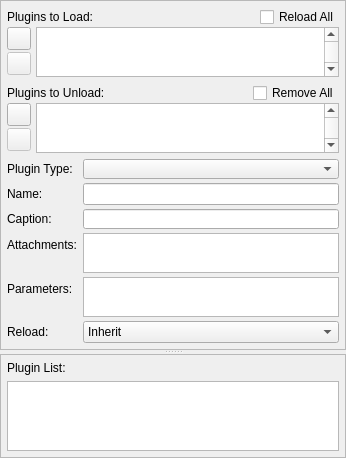
        <widget class="QSplitter" name="pluginPageSplitter">
         <property name="orientation">
          <enum>Qt::Vertical</enum>
         </property>
         <property name="childrenCollapsible">
          <bool>true</bool>
         </property>
         <widget class="QFrame" name="pluginFrame">
          <property name="sizePolicy">
           <sizepolicy hsizetype="Preferred" vsizetype="Preferred">
            <horstretch>0</horstretch>
            <verstretch>0</verstretch>
           </sizepolicy>
          </property>
          <property name="frameShape">
           <enum>QFrame::StyledPanel</enum>
          </property>
          <property name="frameShadow">
           <enum>QFrame::Plain</enum>
          </property>
          <layout class="QGridLayout" name="gridLayout">
           <property name="margin">
            <number>0</number>
           </property>
           <item row="0" column="0">
            <widget class="QWidget" name="pluginLayout" native="true">
             <layout class="QVBoxLayout" name="verticalLayout_11">
              <property name="margin">
               <number>6</number>
              </property>
              <item>
               <widget class="QWidget" name="loadPluginsWidget" native="true">
                <property name="sizePolicy">
                 <sizepolicy hsizetype="Preferred" vsizetype="Preferred">
                  <horstretch>0</horstretch>
                  <verstretch>3</verstretch>
                 </sizepolicy>
                </property>
                <layout class="QVBoxLayout" name="verticalLayout_10">
                 <property name="spacing">
                  <number>0</number>
                 </property>
                 <property name="margin">
                  <number>0</number>
                 </property>
                 <item>
                  <layout class="QHBoxLayout" name="loadPluginsLabelLayout">
                   <property name="spacing">
                    <number>0</number>
                   </property>
                   <item>
                    <widget class="QLabel" name="loadPluginsLabel">
                     <property name="text">
                      <string>Plugins to Load:</string>
                     </property>
                    </widget>
                   </item>
                   <item>
                    <spacer name="loadPluginsLabelSpacer">
                     <property name="orientation">
                      <enum>Qt::Horizontal</enum>
                     </property>
                     <property name="sizeHint" stdset="0">
                      <size>
                       <width>40</width>
                       <height>20</height>
                      </size>
                     </property>
                    </spacer>
                   </item>
                   <item>
                    <widget class="QCheckBox" name="loadPluginsReloadAllCheckBox">
                     <property name="toolTip">
                      <string>Set the plugin reload definition for all plugins to load.</string>
                     </property>
                     <property name="whatsThis">
                      <string>&lt;!DOCTYPE HTML PUBLIC &quot;-//W3C//DTD HTML 4.0//EN&quot; &quot;http://www.w3.org/TR/REC-html40/strict.dtd&quot;&gt;
&lt;html&gt;&lt;head&gt;&lt;meta name=&quot;qrichtext&quot; content=&quot;1&quot; /&gt;&lt;style type=&quot;text/css&quot;&gt;
p, li { white-space: pre-wrap; }
&lt;/style&gt;&lt;/head&gt;&lt;body style=&quot; font-family:'MS Shell Dlg 2'; font-size:8.25pt; font-weight:400; font-style:normal;&quot;&gt;
&lt;p style=&quot; margin-top:0px; margin-bottom:0px; margin-left:0px; margin-right:0px; -qt-block-indent:0; text-indent:0px;&quot;&gt;&lt;span style=&quot; font-size:8pt;&quot;&gt;Set the plugin reload definition for all plugins that will be loaded when this setup is initialized.&lt;/span&gt;&lt;/p&gt;
&lt;p style=&quot; margin-top:0px; margin-bottom:0px; margin-left:0px; margin-right:0px; -qt-block-indent:0; text-indent:0px;&quot;&gt;&lt;span style=&quot; font-size:8pt;&quot;&gt;When initializing the simulation setup, all plugins that are already instantiated in the current simulation setup will either be reloaded (removed and recreated) or simply be kept and reinitialized, depending on this flag.&lt;/span&gt;&lt;/p&gt;
&lt;p style=&quot; margin-top:0px; margin-bottom:0px; margin-left:0px; margin-right:0px; -qt-block-indent:0; text-indent:0px;&quot;&gt;&lt;span style=&quot; font-size:8pt;&quot;&gt;You can define the reload behavior for each plugin individually by changing its &amp;quot;Reload&amp;quot; field. By default, they inherit the definition for the whole plugin list.&lt;/span&gt;&lt;/p&gt;&lt;/body&gt;&lt;/html&gt;</string>
                     </property>
                     <property name="layoutDirection">
                      <enum>Qt::LeftToRight</enum>
                     </property>
                     <property name="text">
                      <string>Reload All</string>
                     </property>
                     <property name="tristate">
                      <bool>false</bool>
                     </property>
                    </widget>
                   </item>
                  </layout>
                 </item>
                 <item>
                  <layout class="QHBoxLayout" name="loadPluginsLayout">
                   <property name="spacing">
                    <number>4</number>
                   </property>
                   <item>
                    <widget class="QWidget" name="loadPluginsButtonWidget" native="true">
                     <property name="sizePolicy">
                      <sizepolicy hsizetype="Fixed" vsizetype="Preferred">
                       <horstretch>0</horstretch>
                       <verstretch>0</verstretch>
                      </sizepolicy>
                     </property>
                     <property name="minimumSize">
                      <size>
                       <width>25</width>
                       <height>50</height>
                      </size>
                     </property>
                     <layout class="QVBoxLayout" name="verticalLayout_5">
                      <property name="spacing">
                       <number>2</number>
                      </property>
                      <property name="margin">
                       <number>0</number>
                      </property>
                      <item>
                       <widget class="QToolButton" name="loadPluginsAddButton">
                        <property name="toolTip">
                         <string>Add new plugin to load list.</string>
                        </property>
                        <property name="text">
                         <string/>
                        </property>
                        <property name="icon">
                         <iconset resource="../../carbon/imageresources.qrc">
                          <normaloff>:/add</normaloff>:/add</iconset>
                        </property>
                       </widget>
                      </item>
                      <item>
                       <widget class="QToolButton" name="loadPluginsRemoveButton">
                        <property name="enabled">
                         <bool>false</bool>
                        </property>
                        <property name="toolTip">
                         <string>Remove selected plugin</string>
                        </property>
                        <property name="text">
                         <string/>
                        </property>
                        <property name="icon">
                         <iconset resource="../../carbon/imageresources.qrc">
                          <normaloff>:/subtract</normaloff>:/subtract</iconset>
                        </property>
                       </widget>
                      </item>
                      <item>
                       <spacer name="loadPluginsSpacer">
                        <property name="orientation">
                         <enum>Qt::Vertical</enum>
                        </property>
                        <property name="sizeHint" stdset="0">
                         <size>
                          <width>20</width>
                          <height>40</height>
                         </size>
                        </property>
                       </spacer>
                      </item>
                     </layout>
                    </widget>
                   </item>
                   <item>
                    <widget class="QListWidget" name="loadPluginsListWidget">
                     <property name="sizePolicy">
                      <sizepolicy hsizetype="Expanding" vsizetype="Expanding">
                       <horstretch>0</horstretch>
                       <verstretch>3</verstretch>
                      </sizepolicy>
                     </property>
                     <property name="minimumSize">
                      <size>
                       <width>0</width>
                       <height>50</height>
                      </size>
                     </property>
                     <property name="toolTip">
                      <string>Plugins to load upon initialization of the setup.</string>
                     </property>
                     <property name="whatsThis">
                      <string>&lt;!DOCTYPE HTML PUBLIC &quot;-//W3C//DTD HTML 4.0//EN&quot; &quot;http://www.w3.org/TR/REC-html40/strict.dtd&quot;&gt;
&lt;html&gt;&lt;head&gt;&lt;meta name=&quot;qrichtext&quot; content=&quot;1&quot; /&gt;&lt;style type=&quot;text/css&quot;&gt;
p, li { white-space: pre-wrap; }
&lt;/style&gt;&lt;/head&gt;&lt;body style=&quot; font-family:'MS Shell Dlg 2'; font-size:8.25pt; font-weight:400; font-style:normal;&quot;&gt;
&lt;p style=&quot; margin-top:0px; margin-bottom:0px; margin-left:0px; margin-right:0px; -qt-block-indent:0; text-indent:0px;&quot;&gt;&lt;span style=&quot; font-size:8pt;&quot;&gt;Contains precise definitions of plugins to load upon initialization of the setup. &lt;/span&gt;&lt;/p&gt;
&lt;p style=&quot; margin-top:0px; margin-bottom:0px; margin-left:0px; margin-right:0px; -qt-block-indent:0; text-indent:0px;&quot;&gt;&lt;span style=&quot; font-size:8pt;&quot;&gt;Caption, type, plugin name, reload definition, current and maximum amount.&lt;/span&gt;&lt;/p&gt;&lt;/body&gt;&lt;/html&gt;</string>
                     </property>
                     <property name="verticalScrollBarPolicy">
                      <enum>Qt::ScrollBarAlwaysOn</enum>
                     </property>
                     <property name="horizontalScrollBarPolicy">
                      <enum>Qt::ScrollBarAsNeeded</enum>
                     </property>
                    </widget>
                   </item>
                  </layout>
                 </item>
                </layout>
               </widget>
              </item>
              <item>
               <widget class="QWidget" name="unloadPluginsWidget" native="true">
                <property name="sizePolicy">
                 <sizepolicy hsizetype="Preferred" vsizetype="Expanding">
                  <horstretch>0</horstretch>
                  <verstretch>2</verstretch>
                 </sizepolicy>
                </property>
                <layout class="QVBoxLayout" name="verticalLayout_8">
                 <property name="spacing">
                  <number>0</number>
                 </property>
                 <property name="margin">
                  <number>0</number>
                 </property>
                 <item>
                  <layout class="QHBoxLayout" name="unloadPluginsLabelLayout">
                   <property name="spacing">
                    <number>0</number>
                   </property>
                   <item>
                    <widget class="QLabel" name="unloadPluginsLabel">
                     <property name="text">
                      <string>Plugins to Unload:</string>
                     </property>
                    </widget>
                   </item>
                   <item>
                    <spacer name="unloadPluginsLabelSpacer">
                     <property name="orientation">
                      <enum>Qt::Horizontal</enum>
                     </property>
                     <property name="sizeHint" stdset="0">
                      <size>
                       <width>40</width>
                       <height>20</height>
                      </size>
                     </property>
                    </spacer>
                   </item>
                   <item>
                    <widget class="QCheckBox" name="unloadPluginsRemoveAllCheckBox">
                     <property name="toolTip">
                      <string>All plugins that are not in add list will be deleted.</string>
                     </property>
                     <property name="whatsThis">
                      <string>If checked, all plugins that cannot be reloaded or kept will be removed when the simulation setup is initialized.
In most cases this should be checked.</string>
                     </property>
                     <property name="text">
                      <string>Remove All</string>
                     </property>
                    </widget>
                   </item>
                  </layout>
                 </item>
                 <item>
                  <layout class="QHBoxLayout" name="unloadPluginsLayout">
                   <property name="spacing">
                    <number>4</number>
                   </property>
                   <item>
                    <widget class="QWidget" name="unloadPluginsButtonWidget" native="true">
                     <property name="sizePolicy">
                      <sizepolicy hsizetype="Fixed" vsizetype="Preferred">
                       <horstretch>0</horstretch>
                       <verstretch>0</verstretch>
                      </sizepolicy>
                     </property>
                     <property name="minimumSize">
                      <size>
                       <width>25</width>
                       <height>50</height>
                      </size>
                     </property>
                     <layout class="QVBoxLayout" name="verticalLayout_6">
                      <property name="spacing">
                       <number>2</number>
                      </property>
                      <property name="margin">
                       <number>0</number>
                      </property>
                      <item>
                       <widget class="QToolButton" name="unloadPluginsAddButton">
                        <property name="toolTip">
                         <string>Add plugin definition to unload list.</string>
                        </property>
                        <property name="text">
                         <string/>
                        </property>
                        <property name="icon">
                         <iconset resource="../../carbon/imageresources.qrc">
                          <normaloff>:/add</normaloff>:/add</iconset>
                        </property>
                       </widget>
                      </item>
                      <item>
                       <widget class="QToolButton" name="unloadPluginsRemoveButton">
                        <property name="enabled">
                         <bool>false</bool>
                        </property>
                        <property name="toolTip">
                         <string>Remove selected plugin definition from unload list</string>
                        </property>
                        <property name="text">
                         <string/>
                        </property>
                        <property name="icon">
                         <iconset resource="../../carbon/imageresources.qrc">
                          <normaloff>:/subtract</normaloff>:/subtract</iconset>
                        </property>
                       </widget>
                      </item>
                      <item>
                       <spacer name="unloadPluginsSpacer">
                        <property name="orientation">
                         <enum>Qt::Vertical</enum>
                        </property>
                        <property name="sizeHint" stdset="0">
                         <size>
                          <width>20</width>
                          <height>21</height>
                         </size>
                        </property>
                       </spacer>
                      </item>
                     </layout>
                    </widget>
                   </item>
                   <item>
                    <widget class="QListWidget" name="unloadPluginsListWidget">
                     <property name="sizePolicy">
                      <sizepolicy hsizetype="Expanding" vsizetype="Expanding">
                       <horstretch>0</horstretch>
                       <verstretch>3</verstretch>
                      </sizepolicy>
                     </property>
                     <property name="minimumSize">
                      <size>
                       <width>0</width>
                       <height>50</height>
                      </size>
                     </property>
                     <property name="toolTip">
                      <string>Plugins to load upon initialization of the setup.</string>
                     </property>
                     <property name="whatsThis">
                      <string>Contains vague descriptions of plugins that should be removed upon initialization of the setup.

In most cases ALL plugins should be unloaded when a simulation setup is initialized to guarantee that a simulation setup always contains the same plugin combination.</string>
                     </property>
                     <property name="verticalScrollBarPolicy">
                      <enum>Qt::ScrollBarAlwaysOn</enum>
                     </property>
                    </widget>
                   </item>
                  </layout>
                 </item>
                </layout>
               </widget>
              </item>
              <item>
               <widget class="QWidget" name="pluginPropertiesWidget" native="true">
                <property name="sizePolicy">
                 <sizepolicy hsizetype="Preferred" vsizetype="Preferred">
                  <horstretch>0</horstretch>
                  <verstretch>1</verstretch>
                 </sizepolicy>
                </property>
                <layout class="QFormLayout" name="formLayout">
                 <property name="fieldGrowthPolicy">
                  <enum>QFormLayout::AllNonFixedFieldsGrow</enum>
                 </property>
                 <property name="verticalSpacing">
                  <number>4</number>
                 </property>
                 <property name="margin">
                  <number>0</number>
                 </property>
                 <item row="0" column="0">
                  <widget class="QLabel" name="pluginTypeLabel">
                   <property name="text">
                    <string>Plugin Type:</string>
                   </property>
                  </widget>
                 </item>
                 <item row="0" column="1">
                  <widget class="QComboBox" name="pluginTypeComboBox">
                   <property name="minimumSize">
                    <size>
                     <width>0</width>
                     <height>20</height>
                    </size>
                   </property>
                   <property name="toolTip">
                    <string>Type of the plugin</string>
                   </property>
                   <property name="whatsThis">
                    <string>&lt;!DOCTYPE HTML PUBLIC &quot;-//W3C//DTD HTML 4.0//EN&quot; &quot;http://www.w3.org/TR/REC-html40/strict.dtd&quot;&gt;
&lt;html&gt;&lt;head&gt;&lt;meta name=&quot;qrichtext&quot; content=&quot;1&quot; /&gt;&lt;style type=&quot;text/css&quot;&gt;
p, li { white-space: pre-wrap; }
&lt;/style&gt;&lt;/head&gt;&lt;body style=&quot; font-family:'MS Shell Dlg 2'; font-size:8.25pt; font-weight:400; font-style:normal;&quot;&gt;
&lt;p style=&quot; margin-top:0px; margin-bottom:0px; margin-left:0px; margin-right:0px; -qt-block-indent:0; text-indent:0px;&quot;&gt;&lt;span style=&quot; font-size:8pt;&quot;&gt;Type of the plugin.&lt;/span&gt;&lt;/p&gt;
&lt;p style=&quot; margin-top:0px; margin-bottom:0px; margin-left:0px; margin-right:0px; -qt-block-indent:0; text-indent:0px;&quot;&gt;&lt;span style=&quot; font-size:8pt;&quot;&gt;Has to match the type of the selected plugin class name.&lt;/span&gt;&lt;/p&gt;
&lt;p style=&quot; margin-top:0px; margin-bottom:0px; margin-left:0px; margin-right:0px; -qt-block-indent:0; text-indent:0px;&quot;&gt;&lt;span style=&quot; font-size:8pt;&quot;&gt;For easy selection, choose plugins from the plugin list.&lt;/span&gt;&lt;/p&gt;&lt;/body&gt;&lt;/html&gt;</string>
                   </property>
                   <property name="editable">
                    <bool>false</bool>
                   </property>
                   <property name="insertPolicy">
                    <enum>QComboBox::NoInsert</enum>
                   </property>
                  </widget>
                 </item>
                 <item row="1" column="0">
                  <widget class="QLabel" name="label">
                   <property name="text">
                    <string>Name:</string>
                   </property>
                  </widget>
                 </item>
                 <item row="1" column="1">
                  <widget class="QLineEdit" name="pluginNameEdit">
                   <property name="toolTip">
                    <string>Unique name of the plugin</string>
                   </property>
                   <property name="whatsThis">
                    <string>&lt;!DOCTYPE HTML PUBLIC &quot;-//W3C//DTD HTML 4.0//EN&quot; &quot;http://www.w3.org/TR/REC-html40/strict.dtd&quot;&gt;
&lt;html&gt;&lt;head&gt;&lt;meta name=&quot;qrichtext&quot; content=&quot;1&quot; /&gt;&lt;style type=&quot;text/css&quot;&gt;
p, li { white-space: pre-wrap; }
&lt;/style&gt;&lt;/head&gt;&lt;body style=&quot; font-family:'MS Shell Dlg 2'; font-size:8.25pt; font-weight:400; font-style:normal;&quot;&gt;
&lt;p style=&quot; margin-top:0px; margin-bottom:0px; margin-left:0px; margin-right:0px; -qt-block-indent:0; text-indent:0px;&quot;&gt;&lt;span style=&quot; font-size:8pt;&quot;&gt;Class name of the plugin.&lt;/span&gt;&lt;/p&gt;
&lt;p style=&quot; margin-top:0px; margin-bottom:0px; margin-left:0px; margin-right:0px; -qt-block-indent:0; text-indent:0px;&quot;&gt;&lt;span style=&quot; font-size:8pt;&quot;&gt;For easy selection, choose plugins from the plugin list.&lt;/span&gt;&lt;/p&gt;&lt;/body&gt;&lt;/html&gt;</string>
                   </property>
                  </widget>
                 </item>
                 <item row="2" column="0">
                  <widget class="QLabel" name="pluginCaptionLabel">
                   <property name="text">
                    <string>Caption:</string>
                   </property>
                  </widget>
                 </item>
                 <item row="2" column="1">
                  <widget class="QLineEdit" name="pluginCaptionEdit">
                   <property name="minimumSize">
                    <size>
                     <width>0</width>
                     <height>20</height>
                    </size>
                   </property>
                   <property name="toolTip">
                    <string>Caption of the plugin</string>
                   </property>
                   <property name="whatsThis">
                    <string>&lt;!DOCTYPE HTML PUBLIC &quot;-//W3C//DTD HTML 4.0//EN&quot; &quot;http://www.w3.org/TR/REC-html40/strict.dtd&quot;&gt;
&lt;html&gt;&lt;head&gt;&lt;meta name=&quot;qrichtext&quot; content=&quot;1&quot; /&gt;&lt;style type=&quot;text/css&quot;&gt;
p, li { white-space: pre-wrap; }
&lt;/style&gt;&lt;/head&gt;&lt;body style=&quot; font-family:'MS Shell Dlg 2'; font-size:8.25pt; font-weight:400; font-style:normal;&quot;&gt;
&lt;p style=&quot; margin-top:0px; margin-bottom:0px; margin-left:0px; margin-right:0px; -qt-block-indent:0; text-indent:0px;&quot;&gt;&lt;span style=&quot; font-size:8pt;&quot;&gt;Caption of the plugin.&lt;/span&gt;&lt;/p&gt;
&lt;p style=&quot; margin-top:0px; margin-bottom:0px; margin-left:0px; margin-right:0px; -qt-block-indent:0; text-indent:0px;&quot;&gt;&lt;span style=&quot; font-size:8pt;&quot;&gt;Any non-empty value is possible, but unique captions may be helpful to identify identical plugins when reloading&lt;/span&gt;&lt;/p&gt;&lt;/body&gt;&lt;/html&gt;</string>
                   </property>
                  </widget>
                 </item>
                 <item row="3" column="0">
                  <widget class="QLabel" name="pluginAttachmentsLabel">
                   <property name="text">
                    <string>Attachments:</string>
                   </property>
                  </widget>
                 </item>
                 <item row="3" column="1">
                  <widget class="QPlainTextEdit" name="pluginAttachmentsTextEdit">
                   <property name="sizePolicy">
                    <sizepolicy hsizetype="Expanding" vsizetype="Expanding">
                     <horstretch>0</horstretch>
                     <verstretch>1</verstretch>
                    </sizepolicy>
                   </property>
                   <property name="minimumSize">
                    <size>
                     <width>0</width>
                     <height>40</height>
                    </size>
                   </property>
                   <property name="toolTip">
                    <string>Attachment points for the plugin.</string>
                   </property>
                   <property name="whatsThis">
                    <string>Attachment points for the plugin.

In case of a frame, the list contains attachment points.
The first attachment point that can be found in the main window and that is not full is chosen for this plugin.</string>
                   </property>
                  </widget>
                 </item>
                 <item row="4" column="0">
                  <widget class="QLabel" name="pluginParametersLabel">
                   <property name="text">
                    <string>Parameters:</string>
                   </property>
                  </widget>
                 </item>
                 <item row="4" column="1">
                  <widget class="QPlainTextEdit" name="pluginParametersTextEdit">
                   <property name="sizePolicy">
                    <sizepolicy hsizetype="Expanding" vsizetype="Expanding">
                     <horstretch>0</horstretch>
                     <verstretch>1</verstretch>
                    </sizepolicy>
                   </property>
                   <property name="minimumSize">
                    <size>
                     <width>0</width>
                     <height>40</height>
                    </size>
                   </property>
                   <property name="toolTip">
                    <string>Initialization parameters for the plugin.</string>
                   </property>
                   <property name="whatsThis">
                    <string>Initialization parameters for the plugin.</string>
                   </property>
                  </widget>
                 </item>
                 <item row="5" column="0">
                  <widget class="QLabel" name="pluginReloadLabel">
                   <property name="text">
                    <string>Reload:</string>
                   </property>
                  </widget>
                 </item>
                 <item row="5" column="1">
                  <widget class="QComboBox" name="pluginReloadComboBox">
                   <property name="toolTip">
                    <string>Change plugin reload behaviour. Inherit from list, always reload or never reload</string>
                   </property>
                   <property name="whatsThis">
                    <string>&lt;!DOCTYPE HTML PUBLIC &quot;-//W3C//DTD HTML 4.0//EN&quot; &quot;http://www.w3.org/TR/REC-html40/strict.dtd&quot;&gt;
&lt;html&gt;&lt;head&gt;&lt;meta name=&quot;qrichtext&quot; content=&quot;1&quot; /&gt;&lt;style type=&quot;text/css&quot;&gt;
p, li { white-space: pre-wrap; }
&lt;/style&gt;&lt;/head&gt;&lt;body style=&quot; font-family:'MS Shell Dlg 2'; font-size:8.25pt; font-weight:400; font-style:normal;&quot;&gt;
&lt;p style=&quot; margin-top:0px; margin-bottom:0px; margin-left:0px; margin-right:0px; -qt-block-indent:0; text-indent:0px;&quot;&gt;&lt;span style=&quot; font-size:8pt;&quot;&gt;Change plugin reload behavior. &lt;/span&gt;&lt;/p&gt;
&lt;p style=&quot; margin-top:0px; margin-bottom:0px; margin-left:0px; margin-right:0px; -qt-block-indent:0; text-indent:0px;&quot;&gt;&lt;span style=&quot; font-size:8pt;&quot;&gt;Reload: The plugin will be reloaded (deleted and recreated) if possible.&lt;/span&gt;&lt;/p&gt;
&lt;p style=&quot; margin-top:0px; margin-bottom:0px; margin-left:0px; margin-right:0px; -qt-block-indent:0; text-indent:0px;&quot;&gt;&lt;span style=&quot; font-size:8pt;&quot;&gt;Never reload: The plugin will always be kept and reinitialized.&lt;/span&gt;&lt;/p&gt;
&lt;p style=&quot; margin-top:0px; margin-bottom:0px; margin-left:0px; margin-right:0px; -qt-block-indent:0; text-indent:0px;&quot;&gt;&lt;span style=&quot; font-size:8pt;&quot;&gt;Inherit from list: Uses the definition from the plugin list (&amp;quot;Reload all&amp;quot; or not)&lt;/span&gt;&lt;/p&gt;
&lt;p style=&quot;-qt-paragraph-type:empty; margin-top:0px; margin-bottom:0px; margin-left:0px; margin-right:0px; -qt-block-indent:0; text-indent:0px; font-size:8pt;&quot;&gt;&lt;/p&gt;
&lt;p style=&quot; margin-top:0px; margin-bottom:0px; margin-left:0px; margin-right:0px; -qt-block-indent:0; text-indent:0px;&quot;&gt;&lt;span style=&quot; font-size:8pt;&quot;&gt;When changing the currently initialized simulation setup: Changing the plugin class, type or caption field prevents the identification of the plugin and they will be reloaded. If none of these fields was changed the plugin can be reinitialized without deleting it.&lt;/span&gt;&lt;/p&gt;&lt;/body&gt;&lt;/html&gt;</string>
                   </property>
                   <item>
                    <property name="text">
                     <string>Inherit</string>
                    </property>
                   </item>
                   <item>
                    <property name="text">
                     <string>Always</string>
                    </property>
                   </item>
                   <item>
                    <property name="text">
                     <string>Never</string>
                    </property>
                   </item>
                  </widget>
                 </item>
                </layout>
               </widget>
              </item>
             </layout>
            </widget>
           </item>
          </layout>
         </widget>
         <widget class="QFrame" name="pluginListFrame">
          <property name="frameShape">
           <enum>QFrame::StyledPanel</enum>
          </property>
          <property name="frameShadow">
           <enum>QFrame::Plain</enum>
          </property>
          <layout class="QVBoxLayout" name="verticalLayout_9">
           <property name="margin">
            <number>6</number>
           </property>
           <item>
            <widget class="QLabel" name="pluginListLabel">
             <property name="text">
              <string>Plugin List:</string>
             </property>
            </widget>
           </item>
           <item>
            <widget class="QListWidget" name="pluginListListWidget">
             <property name="contextMenuPolicy">
              <enum>Qt::CustomContextMenu</enum>
             </property>
             <property name="toolTip">
              <string>List of all available plugins with their plugin type and maximum amount of instances.</string>
             </property>
             <property name="whatsThis">
              <string>&lt;!DOCTYPE HTML PUBLIC &quot;-//W3C//DTD HTML 4.0//EN&quot; &quot;http://www.w3.org/TR/REC-html40/strict.dtd&quot;&gt;
&lt;html&gt;&lt;head&gt;&lt;meta name=&quot;qrichtext&quot; content=&quot;1&quot; /&gt;&lt;style type=&quot;text/css&quot;&gt;
p, li { white-space: pre-wrap; }
&lt;/style&gt;&lt;/head&gt;&lt;body style=&quot; font-family:'MS Shell Dlg 2'; font-size:8.25pt; font-weight:400; font-style:normal;&quot;&gt;
&lt;p style=&quot; margin-top:0px; margin-bottom:0px; margin-left:0px; margin-right:0px; -qt-block-indent:0; text-indent:0px;&quot;&gt;&lt;span style=&quot; font-size:8pt;&quot;&gt;List of all available plugins with their plugin type and maximum amount of instances.&lt;/span&gt;&lt;/p&gt;
&lt;p style=&quot;-qt-paragraph-type:empty; margin-top:0px; margin-bottom:0px; margin-left:0px; margin-right:0px; -qt-block-indent:0; text-indent:0px; font-size:8pt;&quot;&gt;&lt;/p&gt;
&lt;p style=&quot; margin-top:0px; margin-bottom:0px; margin-left:0px; margin-right:0px; -qt-block-indent:0; text-indent:0px;&quot;&gt;&lt;span style=&quot; font-size:8pt;&quot;&gt;The values of a plugin can be copied via a context menu.&lt;/span&gt;&lt;/p&gt;&lt;/body&gt;&lt;/html&gt;</string>
             </property>
            </widget>
           </item>
          </layout>
         </widget>
        </widget>
